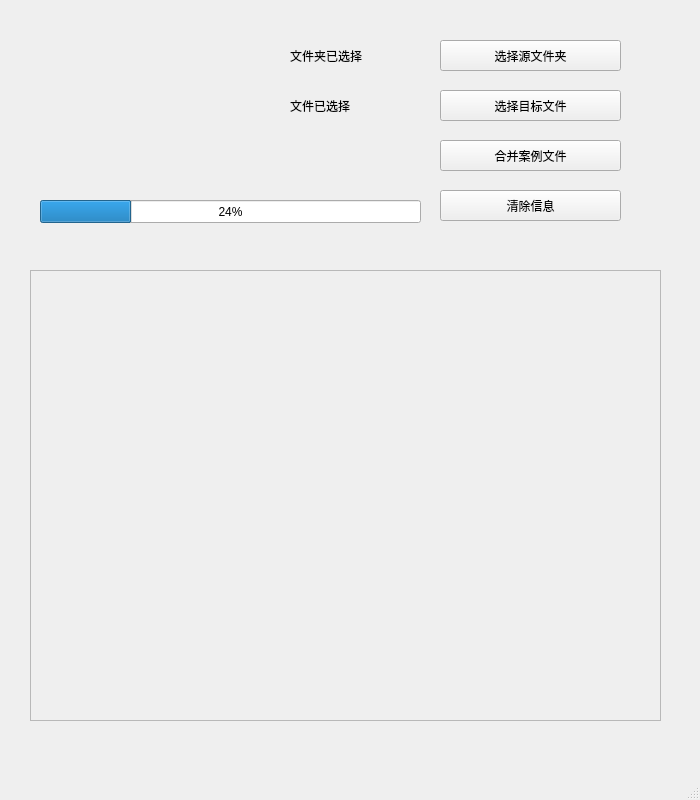
<?xml version="1.0" encoding="UTF-8"?>
<ui version="4.0">
 <class>MainWindow</class>
 <widget class="QMainWindow" name="MainWindow">
  <property name="enabled">
   <bool>true</bool>
  </property>
  <property name="geometry">
   <rect>
    <x>0</x>
    <y>0</y>
    <width>700</width>
    <height>800</height>
   </rect>
  </property>
  <property name="windowTitle">
   <string>MainWindow</string>
  </property>
  <widget class="QWidget" name="centralwidget">
   <widget class="QLabel" name="label">
    <property name="geometry">
     <rect>
      <x>40</x>
      <y>30</y>
      <width>121</width>
      <height>41</height>
     </rect>
    </property>
    <property name="text">
     <string/>
    </property>
    <property name="pixmap">
     <pixmap>../res/sunline_logo_original.png</pixmap>
    </property>
    <property name="scaledContents">
     <bool>true</bool>
    </property>
   </widget>
   <widget class="QScrollArea" name="scrollArea">
    <property name="geometry">
     <rect>
      <x>30</x>
      <y>270</y>
      <width>631</width>
      <height>451</height>
     </rect>
    </property>
    <property name="widgetResizable">
     <bool>true</bool>
    </property>
    <widget class="QWidget" name="scrollAreaWidgetContents">
     <property name="geometry">
      <rect>
       <x>0</x>
       <y>0</y>
       <width>629</width>
       <height>449</height>
      </rect>
     </property>
    </widget>
   </widget>
   <widget class="QPushButton" name="pushButton">
    <property name="geometry">
     <rect>
      <x>440</x>
      <y>40</y>
      <width>181</width>
      <height>31</height>
     </rect>
    </property>
    <property name="cursor">
     <cursorShape>ArrowCursor</cursorShape>
    </property>
    <property name="whatsThis">
     <string>选择源文件所在的文件夹</string>
    </property>
    <property name="text">
     <string>选择源文件夹</string>
    </property>
    <property name="checkable">
     <bool>false</bool>
    </property>
   </widget>
   <widget class="QPushButton" name="pushButton_2">
    <property name="geometry">
     <rect>
      <x>440</x>
      <y>90</y>
      <width>181</width>
      <height>31</height>
     </rect>
    </property>
    <property name="cursor">
     <cursorShape>ArrowCursor</cursorShape>
    </property>
    <property name="whatsThis">
     <string>选择源文件所在的文件夹</string>
    </property>
    <property name="text">
     <string>选择目标文件</string>
    </property>
    <property name="checkable">
     <bool>false</bool>
    </property>
   </widget>
   <widget class="QPushButton" name="pushButton_3">
    <property name="geometry">
     <rect>
      <x>440</x>
      <y>140</y>
      <width>181</width>
      <height>31</height>
     </rect>
    </property>
    <property name="cursor">
     <cursorShape>ArrowCursor</cursorShape>
    </property>
    <property name="whatsThis">
     <string>选择源文件所在的文件夹</string>
    </property>
    <property name="text">
     <string>合并案例文件</string>
    </property>
    <property name="checkable">
     <bool>false</bool>
    </property>
   </widget>
   <widget class="QPushButton" name="pushButton_4">
    <property name="geometry">
     <rect>
      <x>440</x>
      <y>190</y>
      <width>181</width>
      <height>31</height>
     </rect>
    </property>
    <property name="cursor">
     <cursorShape>ArrowCursor</cursorShape>
    </property>
    <property name="whatsThis">
     <string>选择源文件所在的文件夹</string>
    </property>
    <property name="text">
     <string>清除信息</string>
    </property>
    <property name="checkable">
     <bool>false</bool>
    </property>
   </widget>
   <widget class="QProgressBar" name="progressBar">
    <property name="geometry">
     <rect>
      <x>40</x>
      <y>200</y>
      <width>381</width>
      <height>23</height>
     </rect>
    </property>
    <property name="value">
     <number>24</number>
    </property>
   </widget>
   <widget class="QLabel" name="label_2">
    <property name="geometry">
     <rect>
      <x>290</x>
      <y>40</y>
      <width>121</width>
      <height>31</height>
     </rect>
    </property>
    <property name="text">
     <string>文件夹已选择</string>
    </property>
   </widget>
   <widget class="QLabel" name="label_3">
    <property name="geometry">
     <rect>
      <x>290</x>
      <y>90</y>
      <width>121</width>
      <height>31</height>
     </rect>
    </property>
    <property name="text">
     <string>文件已选择</string>
    </property>
   </widget>
  </widget>
  <widget class="QMenuBar" name="menubar">
   <property name="geometry">
    <rect>
     <x>0</x>
     <y>0</y>
     <width>700</width>
     <height>26</height>
    </rect>
   </property>
  </widget>
  <widget class="QStatusBar" name="statusbar"/>
 </widget>
 <resources/>
 <connections/>
</ui>
